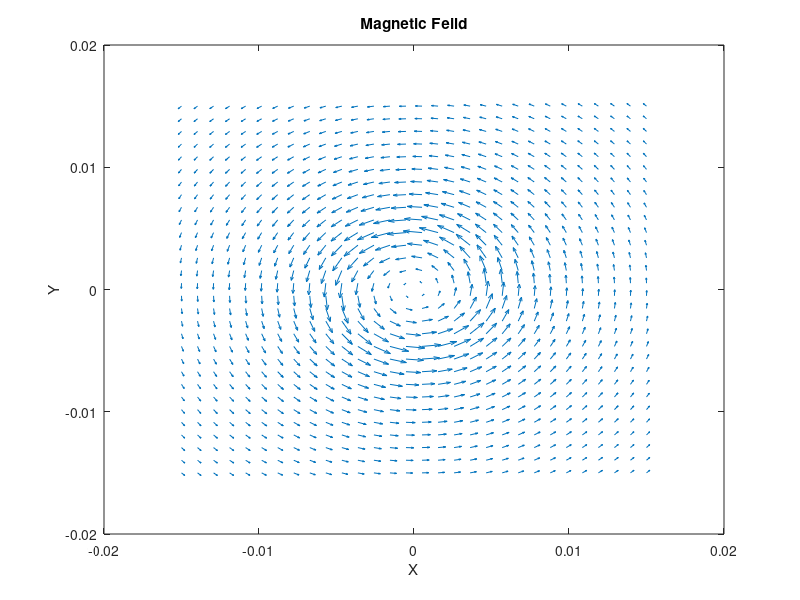
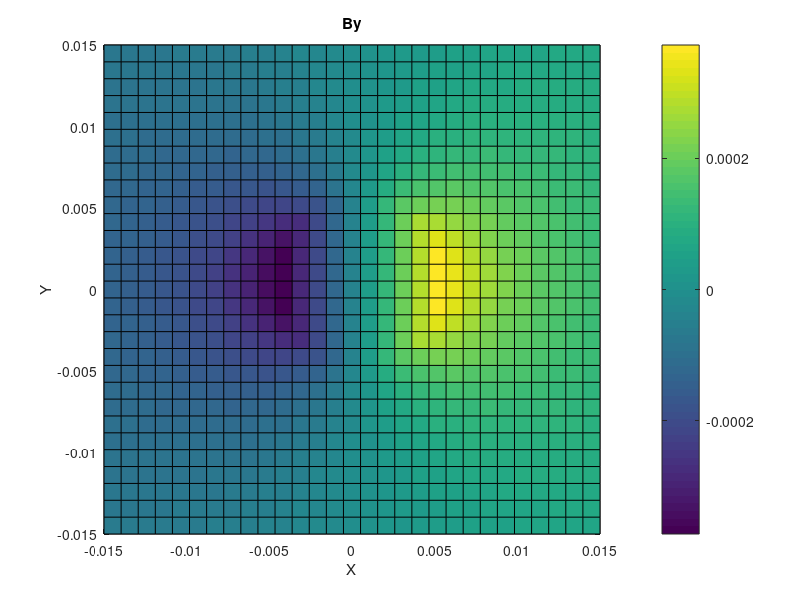
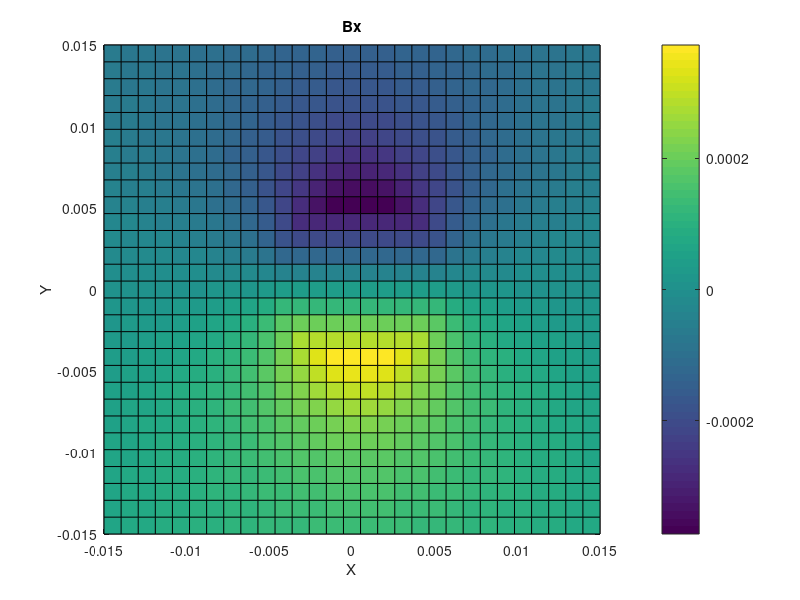
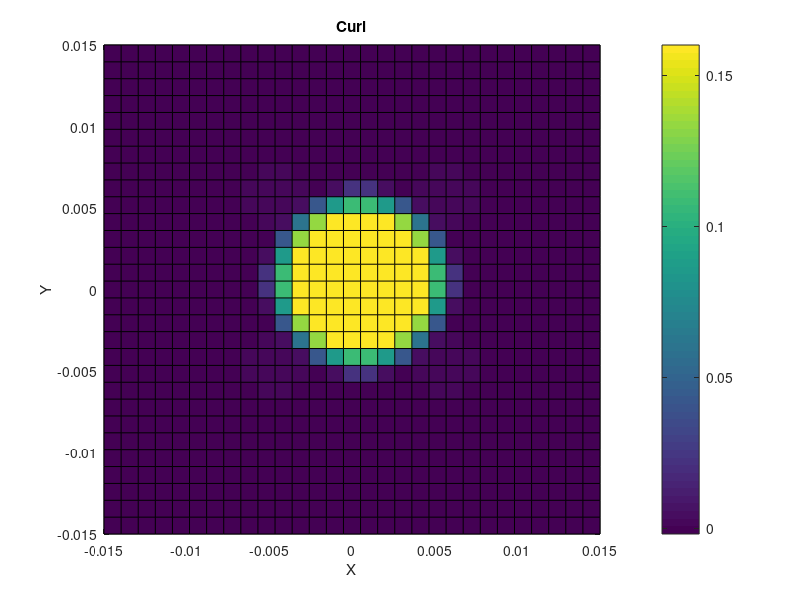

The MATLAB source for these figures, in order:
% HW 5
% Problem 1
% Part a -> d
% This script demos computing the curl of a magnetic feild 

%clear the workspace
clc
clear
close all

%input parameters
I = 10;
mu0 = 4*pi()*10^-7;
a = 0.005;

%sizing
n = 30;
x = linspace(-3*a,3*a,n);
y = linspace(-3*a,3*a,n);
[X,Y] = meshgrid(x,y);

%magnetic feild questions 
for k = 1:n %loop for rows
    
    for i = 1:n %loop for collums 
        
        %conditions
        if sqrt(X(k,i)^2+Y(k,i)^2)<a
            
            Bx(k,i) = ((mu0*I)/(2*pi()*a^2))*sqrt(X(k,i)^2+Y(k,i)^2)*(-Y(k,i)/sqrt(X(k,i)^2+Y(k,i)^2));
            
            By(k,i) = ((mu0*I)/(2*pi()*a^2))*sqrt(X(k,i)^2+Y(k,i)^2)*(X(k,i)/sqrt(X(k,i)^2+Y(k,i)^2));
            
        else
            
            Bx(k,i) = ((mu0*I)/(2*pi()*sqrt(X(k,i)^2+Y(k,i)^2)))*(-Y(k,i)/sqrt(X(k,i)^2+Y(k,i)^2));
            
            By(k,i) = ((mu0*I)/(2*pi()*sqrt(X(k,i)^2+Y(k,i)^2)))*(X(k,i)/sqrt(X(k,i)^2+Y(k,i)^2));
            
        end %if
    end %for   
end %for

%quiver plot
figure(1)
quiver(X,Y,Bx,By);
xlabel('X')
ylabel('Y')
title('Magnetic Feild')

%image plots
figure(2)
pcolor(X,Y,By)
colorbar
xlabel('X')
ylabel('Y')
title('By')

figure(3)
pcolor(X,Y,Bx)
colorbar
xlabel('X')
ylabel('Y')
title('Bx')

%curl 
lx=n;
ly=n;
dx=x(2)-x(1);
dy=y(2)-y(1);
f=By;
g=Bx;

%x-derivative part 
curlx=zeros(size(f));
curlx(:,1)=(f(:,2)-f(:,1))/dx;
for ix=2:lx-1
    curlx(:,ix)=(f(:,ix+1)-f(:,ix-1))/2/dx;
end %for
curlx(:,lx)=(f(:,lx)-f(:,lx-1))/dx;

%y-derivative part 
curly=zeros(size(y));
curly(1,:)=(g(2,:)-g(1,:))/dy;
for iy=2:ly-1
    curly(iy,:)=(g(iy+1,:)-g(iy-1,:))/2/dy;
end %for
curly(ly,:)=(g(ly,:)-g(ly-1,:))/dy;


curl = curlx-curly; 

figure(4)
pcolor(X,Y,curl)
colorbar
xlabel('X')
ylabel('Y')
title('Curl')

%matlab curl plot
% figure(6)
% C=curl(Bx,By);
% pcolor(X,Y,C)
% colorbar


save problem_1_Data





